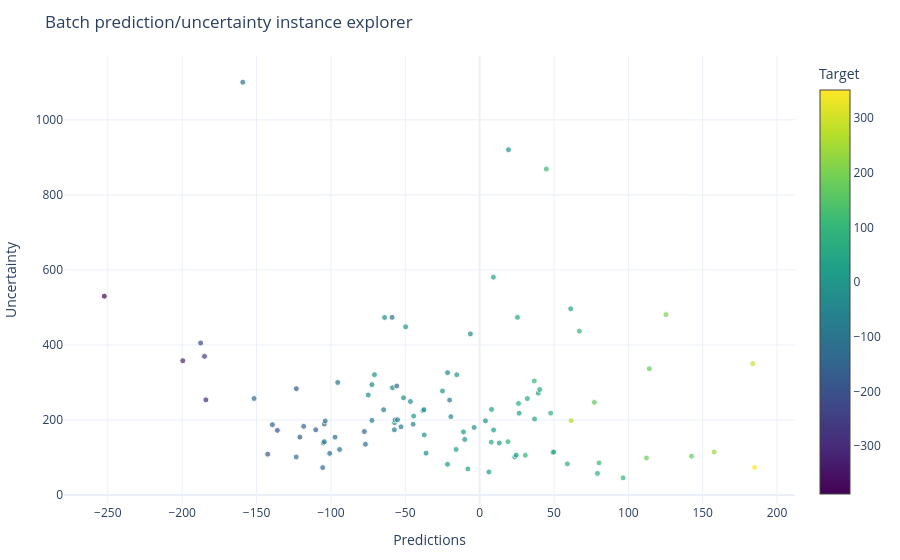

Notebook cell for this chart:
### Markdown cell above
## Section 3: Non-Probabilistic Regression

Without a threshold, CE global regression plots use predictions on the x-axis and uncertainty on the y-axis. When targets are supplied, the target values are represented by marker color.

### Code cell
regression_result = interval_explainer.plot(
    x_query[:120],
    y_query[:120],
    style="plotly.global.instance_explorer",
    task="regression",
    position_precision=2,
    show=True,
)

### Figure 1 — Plotly figure (JSON) as saved in the notebook; plotly's stock layout.template omitted (floating-point values rounded to 4 significant figures)
{"data": [{"hovertemplate": "%{text}<extra></extra>", "marker": {"color": [-387.9, -314.3, -233.4, -253.7, -300.6, -99.09, -137.5, -182.5, -161.1, -193.6, -116.6, -181.1, -179.8, -158.2, -175.6, -120.7, -87.02, -153.3, -77.88, -107.7, -132.2, -119.1, -102.2, -103.1, -151.8, -117.8, -30.8, -41.43, -81.67, -16.43, -78.1, -14.18, -107.6, -47.55, -71.19, -22.37, -79.83, -143.8, -63.26, -88.72, -33.02, -7.414, -26.59, -43.62, 12.46, -52.57, -20.33, -11.39, -35.13, -5.392, 10.8, -46.95, -72.35, -43.74, 25.45, 4.698, 6.796, -12.43, 39.34, -31.38, -15.47, -13.21, 12.69, 67.29, 35.31, 39.28, 30.51, 13.12, 85.15, -10.95, 13.14, 20.97, 50.66, 70.54, 29.94, 102.2, 52.66, 106.9, 50.89, 28.42, 65.19, 107.7, 88.72, 77.48, 56.23, 87.27, 39.96, 263.4, 99.73, 170.0, 83.37, 100.8, 104.9, 184.9, 171.5, 201.1, 174.8, 239.3, 295.9, 351.6], "colorbar": {"title": {"text": "Target"}}, "colorscale": [[0.0, "#440154"], [0.1111, "#482878"], [0.2222, "#3e4989"], [0.3333, "#31688e"], [0.4444, "#26828e"], [0.5556, "#1f9e89"], [0.6667, "#35b779"], [0.7778, "#6ece58"], [0.8889, "#b5de2b"], [1.0, "#fde725"]], "line": {"color": "white", "width": 1}, "showscale": true, "size": [6.0, 6.0, 6.0, 6.0, 6.0, 6.0, 6.0, 6.0, 6.0, 6.0, 6.0, 6.0, 6.0, 6.0, 6.0, 6.0, 6.0, 6.0, 6.0, 6.0, 6.0, 6.0, 6.0, 6.0, 6.0, 6.0, 6.0, 6.0, 6.0, 6.0, 6.0, 6.0, 6.0, 6.0, 6.0, 6.0, 6.0, 6.0, 6.0, 6.0, 6.0, 6.0, 6.0, 6.0, 6.0, 6.0, 6.0, 6.0, 6.0, 6.0, 6.0, 6.0, 6.0, 6.0, 6.0, 6.0, 6.0, 6.0, 6.0, 6.0, 6.0, 6.0, 6.0, 6.0, 6.0, 6.0, 6.0, 6.0, 6.0, 6.0, 6.0, 6.0, 6.0, 6.0, 6.0, 6.0, 6.0, 6.0, 6.0, 6.0, 6.0, 6.0, 6.0, 6.0, 6.0, 6.0, 6.0, 6.0, 6.0, 6.0, 6.0, 6.0, 6.0, 6.0, 6.0, 6.0, 6.0, 6.0, 6.0, 6.0]}, "mode": "markers", "name": "instances", "text": ["Instances: 1<br>Prediction: -252.355<br>Prediction interval: [-487.02, 42.9708]<br>Uncertainty: 529.991<br>Mean target: -387.926", "Instances: 1<br>Prediction: -199.561<br>Prediction interval: [-358.059, -0.0913212]<br>Uncertainty: 357.968<br>Mean target: -314.278", "Instances: 1<br>Prediction: -187.578<br>Prediction interval: [-366.969, 38.1841]<br>Uncertainty: 405.153<br>Mean target: -233.434", "Instances: 1<br>Prediction: -184.971<br>Prediction interval: [-348.664, 21.0373]<br>Uncertainty: 369.702<br>Mean target: -253.739", "Instances: 1<br>Prediction: -184.051<br>Prediction interval: [-296.369, -42.6995]<br>Uncertainty: 253.669<br>Mean target: -300.592", "Instances: 1<br>Prediction: -159.229<br>Prediction interval: [-646.444, 453.93]<br>Uncertainty: 1100.37<br>Mean target: -99.0853", "Instances: 1<br>Prediction: -151.63<br>Prediction interval: [-265.575, -8.23044]<br>Uncertainty: 257.344<br>Mean target: -137.524", "Instances: 1<br>Prediction: -142.476<br>Prediction interval: [-190.735, -81.7416]<br>Uncertainty: 108.993<br>Mean target: -182.538", "Instances: 1<br>Prediction: -139.325<br>Prediction interval: [-222.351, -34.8367]<br>Uncertainty: 187.514<br>Mean target: -161.053", "Instances: 1<br>Prediction: -136.012<br>Prediction interval: [-212.346, -39.9456]<br>Uncertainty: 172.4<br>Mean target: -193.644", "Instances: 1<br>Prediction: -123.319<br>Prediction interval: [-168.215, -66.8169]<br>Uncertainty: 101.398<br>Mean target: -116.625", "Instances: 1<br>Prediction: -123.263<br>Prediction interval: [-248.775, 34.6949]<br>Uncertainty: 283.47<br>Mean target: -181.075", "Instances: 1<br>Prediction: -120.857<br>Prediction interval: [-189.245, -34.7907]<br>Uncertainty: 154.454<br>Mean target: -179.807", "Instances: 1<br>Prediction: -118.282<br>Prediction interval: [-199.354, -16.2538]<br>Uncertainty: 183.1<br>Mean target: -158.224", "Instances: 1<br>Prediction: -110.182<br>Prediction interval: [-187.17, -13.2938]<br>Uncertainty: 173.876<br>Mean target: -175.594", "Instances: 1<br>Prediction: -105.514<br>Prediction interval: [-137.896, -64.7619]<br>Uncertainty: 73.134<br>Mean target: -120.729", "Instances: 1<br>Prediction: -105.072<br>Prediction interval: [-166.463, -27.8104]<br>Uncertainty: 138.653<br>Mean target: -87.015", "Instances: 1<br>Prediction: -104.428<br>Prediction interval: [-188.313, 1.14154]<br>Uncertainty: 189.454<br>Mean target: -153.336", "Instances: 1<br>Prediction: -104.392<br>Prediction interval: [-167.352, -25.1575]<br>Uncertainty: 142.194<br>Mean target: -77.8818", "Instances: 1<br>Prediction: -103.802<br>Prediction interval: [-191.297, 6.31012]<br>Uncertainty: 197.607<br>Mean target: -107.737", "Instances: 1<br>Prediction: -100.773<br>Prediction interval: [-149.931, -38.9075]<br>Uncertainty: 111.023<br>Mean target: -132.153", "Instances: 1<br>Prediction: -97.2284<br>Prediction interval: [-165.544, -11.2541]<br>Uncertainty: 154.289<br>Mean target: -119.085", "Instances: 1<br>Prediction: -95.3867<br>Prediction interval: [-228.262, 71.8359]<br>Uncertainty: 300.097<br>Mean target: -102.24", "Instances: 1<br>Prediction: -94.1414<br>Prediction interval: [-147.91, -26.4734]<br>Uncertainty: 121.437<br>Mean target: -103.109", "Instances: 1<br>Prediction: -77.5053<br>Prediction interval: [-152.466, 16.8321]<br>Uncertainty: 169.298<br>Mean target: -151.817", "Instances: 1<br>Prediction: -76.7734<br>Prediction interval: [-136.71, -1.343]<br>Uncertainty: 135.367<br>Mean target: -117.842", "Instances: 1<br>Prediction: -74.8871<br>Prediction interval: [-192.916, 73.6515]<br>Uncertainty: 266.567<br>Mean target: -30.8041", "Instances: 1<br>Prediction: -72.407<br>Prediction interval: [-202.666, 91.5234]<br>Uncertainty: 294.189<br>Mean target: -41.4271", "Instances: 1<br>Prediction: -72.3892<br>Prediction interval: [-160.477, 38.4684]<br>Uncertainty: 198.945<br>Mean target: -81.6691", "Instances: 1<br>Prediction: -70.6794<br>Prediction interval: [-212.718, 108.075]<br>Uncertainty: 320.793<br>Mean target: -16.4319", "Instances: 1<br>Prediction: -64.5444<br>Prediction interval: [-165.201, 62.1318]<br>Uncertainty: 227.333<br>Mean target: -78.1017", "Instances: 1<br>Prediction: -63.8797<br>Prediction interval: [-273.375, 199.77]<br>Uncertainty: 473.145<br>Mean target: -14.1778", "Instances: 1<br>Prediction: -58.8645<br>Prediction interval: [-268.531, 205]<br>Uncertainty: 473.53<br>Mean target: -107.595", "Instances: 1<br>Prediction: -58.5475<br>Prediction interval: [-185.139, 100.768]<br>Uncertainty: 285.907<br>Mean target: -47.5506", "Instances: 1<br>Prediction: -57.3201<br>Prediction interval: [-134.277, 39.5295]<br>Uncertainty: 173.806<br>Mean target: -71.1874", "Instances: 1<br>Prediction: -57.158<br>Prediction interval: [-142.539, 50.2936]<br>Uncertainty: 192.833<br>Mean target: -22.3652", "Instances: 1<br>Prediction: -56.8331<br>Prediction interval: [-145.607, 54.8885]<br>Uncertainty: 200.496<br>Mean target: -79.8272", "Instances: 1<br>Prediction: -55.7062<br>Prediction interval: [-184.382, 106.231]<br>Uncertainty: 290.613<br>Mean target: -143.751", "Instances: 1<br>Prediction: -55.1597<br>Prediction interval: [-143.939, 56.5692]<br>Uncertainty: 200.509<br>Mean target: -63.2642", "Instances: 1<br>Prediction: -52.8351<br>Prediction interval: [-133.294, 48.4227]<br>Uncertainty: 181.717<br>Mean target: -88.721", "Instances: 1<br>Prediction: -51.1517<br>Prediction interval: [-165.909, 93.2704]<br>Uncertainty: 259.18<br>Mean target: -33.0172", "Instances: 1<br>Prediction: -49.7141<br>Prediction interval: [-248.206, 200.088]<br>Uncertainty: 448.294<br>Mean target: -7.41418", "Instances: 1<br>Prediction: -46.4999<br>Prediction interval: [-156.919, 92.4628]<br>Uncertainty: 249.382<br>Mean target: -26.5947", "Instances: 1<br>Prediction: -44.7051<br>Prediction interval: [-128.279, 60.4728]<br>Uncertainty: 188.752<br>Mean target: -43.6206", "Instances: 1<br>Prediction: -44.3313<br>Prediction interval: [-137.483, 72.8996]<br>Uncertainty: 210.382<br>Mean target: 12.4556", "Instances: 1<br>Prediction: -38.0906<br>Prediction interval: [-137.639, 87.1904]<br>Uncertainty: 224.829<br>Mean target: -52.5685", "Instances: 1<br>Prediction: -37.3711<br>Prediction interval: [-138.157, 89.468]<br>Uncertainty: 227.625<br>Mean target: -20.3298", "Instances: 1<br>Prediction: -37.2456<br>Prediction interval: [-108.169, 52.011]<br>Uncertainty: 160.18<br>Mean target: -11.393", "Instances: 1<br>Prediction: -36.0178<br>Prediction interval: [-85.4577, 26.2022]<br>Uncertainty: 111.66<br>Mean target: -35.125", "Instances: 1<br>Prediction: -24.9463<br>Prediction interval: [-147.745, 129.595]<br>Uncertainty: 277.34<br>Mean target: -5.39158", "Instances: 1<br>Prediction: -21.5846<br>Prediction interval: [-57.9051, 24.1246]<br>Uncertainty: 82.0298<br>Mean target: 10.8042", "Instances: 1<br>Prediction: -21.5366<br>Prediction interval: [-165.91, 160.156]<br>Uncertainty: 326.066<br>Mean target: -46.9517", "Instances: 1<br>Prediction: -20.1489<br>Prediction interval: [-132.235, 120.911]<br>Uncertainty: 253.146<br>Mean target: -72.3459", "Instances: 1<br>Prediction: -19.3251<br>Prediction interval: [-111.836, 97.0997]<br>Uncertainty: 208.936<br>Mean target: -43.7403", "Instances: 1<br>Prediction: -15.8071<br>Prediction interval: [-69.6418, 51.9435]<br>Uncertainty: 121.585<br>Mean target: 25.4479", "Instances: 1<br>Prediction: -15.3373<br>Prediction interval: [-157.275, 163.29]<br>Uncertainty: 320.565<br>Mean target: 4.69763", "Instances: 1<br>Prediction: -10.8451<br>Prediction interval: [-85.3715, 82.946]<br>Uncertainty: 168.317<br>Mean target: 6.79566", "Instances: 1<br>Prediction: -10.01<br>Prediction interval: [-75.7116, 72.6751]<br>Uncertainty: 148.387<br>Mean target: -12.4297", "Instances: 1<br>Prediction: -7.90389<br>Prediction interval: [-38.7497, 30.9155]<br>Uncertainty: 69.6652<br>Mean target: 39.3365", "Instances: 1<br>Prediction: -6.19127<br>Prediction interval: [-196.361, 233.137]<br>Uncertainty: 429.499<br>Mean target: -31.3789", "Instances: 1<br>Prediction: -3.70132<br>Prediction interval: [-83.4835, 96.7042]<br>Uncertainty: 180.188<br>Mean target: -15.4704", "Instances: 1<br>Prediction: 3.9558<br>Prediction interval: [-83.5956, 114.139]<br>Uncertainty: 197.734<br>Mean target: -13.2144", "Instances: 1<br>Prediction: 6.25239<br>Prediction interval: [-20.9948, 40.5429]<br>Uncertainty: 61.5378<br>Mean target: 12.6924", "Instances: 1<br>Prediction: 7.82608<br>Prediction interval: [-54.6199, 86.4141]<br>Uncertainty: 141.034<br>Mean target: 67.2908", "Instances: 1<br>Prediction: 8.04067<br>Prediction interval: [-93.0546, 135.269]<br>Uncertainty: 228.323<br>Mean target: 35.3091", "Instances: 1<br>Prediction: 9.27103<br>Prediction interval: [-247.825, 332.825]<br>Uncertainty: 580.65<br>Mean target: 39.2776", "Instances: 1<br>Prediction: 9.39979<br>Prediction interval: [-67.3389, 105.975]<br>Uncertainty: 173.314<br>Mean target: 30.5129", "Instances: 1<br>Prediction: 13.2427<br>Prediction interval: [-48.1463, 90.5005]<br>Uncertainty: 138.647<br>Mean target: 13.1232", "Instances: 1<br>Prediction: 19.0703<br>Prediction interval: [-43.906, 98.3256]<br>Uncertainty: 142.232<br>Mean target: 85.1462", "Instances: 1<br>Prediction: 19.408<br>Prediction interval: [-388.085, 532.236]<br>Uncertainty: 920.321<br>Mean target: -10.9529", "Instances: 1<br>Prediction: 23.6263<br>Prediction interval: [-21.2851, 80.1471]<br>Uncertainty: 101.432<br>Mean target: 13.1433", "Instances: 1<br>Prediction: 24.6144<br>Prediction interval: [-22.5556, 83.9776]<br>Uncertainty: 106.533<br>Mean target: 20.9749", "Instances: 1<br>Prediction: 25.453<br>Prediction interval: [-184.227, 289.335]<br>Uncertainty: 473.562<br>Mean target: 50.6563", "Instances: 1<br>Prediction: 26.1747<br>Prediction interval: [-81.8964, 162.182]<br>Uncertainty: 244.078<br>Mean target: 70.5361", "Instances: 1<br>Prediction: 26.577<br>Prediction interval: [-69.9843, 148.099]<br>Uncertainty: 218.083<br>Mean target: 29.9439", "Instances: 1<br>Prediction: 30.7407<br>Prediction interval: [-16.2073, 89.8246]<br>Uncertainty: 106.032<br>Mean target: 102.205", "Instances: 1<br>Prediction: 32.0642<br>Prediction interval: [-81.7409, 175.287]<br>Uncertainty: 257.028<br>Mean target: 52.6596", "Instances: 1<br>Prediction: 36.7866<br>Prediction interval: [-97.8552, 206.233]<br>Uncertainty: 304.088<br>Mean target: 106.907", "Instances: 1<br>Prediction: 36.9773<br>Prediction interval: [-52.7446, 149.892]<br>Uncertainty: 202.637<br>Mean target: 50.8869", "Instances: 1<br>Prediction: 39.4704<br>Prediction interval: [-80.8401, 190.881]<br>Uncertainty: 271.721<br>Mean target: 28.4195", "Instances: 1<br>Prediction: 40.4539<br>Prediction interval: [-84.1217, 197.232]<br>Uncertainty: 281.353<br>Mean target: 65.1856", "Instances: 1<br>Prediction: 44.8734<br>Prediction interval: [-339.84, 529.033]<br>Uncertainty: 868.873<br>Mean target: 107.686", "Instances: 1<br>Prediction: 47.7928<br>Prediction interval: [-48.8759, 169.45]<br>Uncertainty: 218.326<br>Mean target: 88.721", "Instances: 1<br>Prediction: 49.3276<br>Prediction interval: [-0.78658, 112.396]<br>Uncertainty: 113.183<br>Mean target: 77.4812", "Instances: 1<br>Prediction: 49.7874<br>Prediction interval: [-0.997701, 113.7]<br>Uncertainty: 114.698<br>Mean target: 56.2339", "Instances: 1<br>Prediction: 59.0113<br>Prediction interval: [22.2252, 105.306]<br>Uncertainty: 83.0811<br>Mean target: 87.2661", "Instances: 1<br>Prediction: 61.2652<br>Prediction interval: [-158.547, 337.898]<br>Uncertainty: 496.445<br>Mean target: 39.9617", "Instances: 1<br>Prediction: 61.5372<br>Prediction interval: [-26.2267, 171.988]<br>Uncertainty: 198.215<br>Mean target: 263.405", "Instances: 1<br>Prediction: 67.0834<br>Prediction interval: [-126.369, 310.542]<br>Uncertainty: 436.911<br>Mean target: 99.7319", "Instances: 1<br>Prediction: 77.1809<br>Prediction interval: [-32.3034, 214.966]<br>Uncertainty: 247.27<br>Mean target: 169.998", "Instances: 1<br>Prediction: 79.2525<br>Prediction interval: [53.7194, 111.386]<br>Uncertainty: 57.6663<br>Mean target: 83.3683", "Instances: 1<br>Prediction: 80.3066<br>Prediction interval: [42.3401, 128.087]<br>Uncertainty: 85.7471<br>Mean target: 100.759", "Instances: 1<br>Prediction: 96.462<br>Prediction interval: [76.156, 122.017]<br>Uncertainty: 45.8609<br>Mean target: 104.908", "Instances: 1<br>Prediction: 112.209<br>Prediction interval: [68.4743, 167.248]<br>Uncertainty: 98.7735<br>Mean target: 184.896", "Instances: 1<br>Prediction: 114.103<br>Prediction interval: [-34.9429, 301.678]<br>Uncertainty: 336.621<br>Mean target: 171.543", "Instances: 1<br>Prediction: 125.3<br>Prediction interval: [-87.6386, 393.282]<br>Uncertainty: 480.92<br>Mean target: 201.106", "Instances: 1<br>Prediction: 142.474<br>Prediction interval: [96.5632, 200.253]<br>Uncertainty: 103.69<br>Mean target: 174.836", "Instances: 1<br>Prediction: 157.724<br>Prediction interval: [106.947, 221.627]<br>Uncertainty: 114.68<br>Mean target: 239.31", "Instances: 1<br>Prediction: 183.706<br>Prediction interval: [28.6917, 378.792]<br>Uncertainty: 350.1<br>Mean target: 295.92", "Instances: 1<br>Prediction: 184.973<br>Prediction interval: [152.344, 226.036]<br>Uncertainty: 73.6922<br>Mean target: 351.626"], "type": "scatter", "x": [-252.3, -199.6, -187.6, -185.0, -184.1, -159.2, -151.6, -142.5, -139.3, -136.0, -123.3, -123.3, -120.9, -118.3, -110.2, -105.5, -105.1, -104.4, -104.4, -103.8, -100.8, -97.23, -95.39, -94.14, -77.51, -76.77, -74.89, -72.41, -72.39, -70.68, -64.54, -63.88, -58.86, -58.55, -57.32, -57.16, -56.83, -55.71, -55.16, -52.84, -51.15, -49.71, -46.5, -44.71, -44.33, -38.09, -37.37, -37.25, -36.02, -24.95, -21.58, -21.54, -20.15, -19.33, -15.81, -15.34, -10.85, -10.01, -7.9, -6.19, -3.7, 3.96, 6.25, 7.83, 8.04, 9.27, 9.4, 13.24, 19.07, 19.41, 23.63, 24.61, 25.45, 26.17, 26.58, 30.74, 32.06, 36.79, 36.98, 39.47, 40.45, 44.87, 47.79, 49.33, 49.79, 59.01, 61.27, 61.54, 67.08, 77.18, 79.25, 80.31, 96.46, 112.2, 114.1, 125.3, 142.5, 157.7, 183.7, 185.0], "y": [530.0, 358.0, 405.1, 369.7, 253.7, 1100.0, 257.3, 109.0, 187.5, 172.4, 101.4, 283.5, 154.4, 183.1, 173.9, 73.13, 138.7, 189.4, 142.2, 197.6, 111.0, 154.3, 300.1, 121.4, 169.3, 135.4, 266.6, 294.2, 198.9, 320.8, 227.3, 473.1, 473.5, 285.9, 173.8, 192.8, 200.5, 290.6, 200.5, 181.7, 259.2, 448.3, 249.4, 188.8, 210.4, 224.8, 227.6, 160.2, 111.7, 277.3, 82.03, 326.1, 253.2, 208.9, 121.6, 320.6, 168.3, 148.4, 69.67, 429.5, 180.2, 197.7, 61.54, 141.0, 228.3, 580.6, 173.3, 138.7, 142.2, 920.3, 101.4, 106.5, 473.6, 244.1, 218.1, 106.0, 257.0, 304.1, 202.6, 271.7, 281.4, 868.9, 218.3, 113.2, 114.7, 83.08, 496.4, 198.2, 436.9, 247.3, 57.67, 85.75, 45.86, 98.77, 336.6, 480.9, 103.7, 114.7, 350.1, 73.69]}], "layout": {"margin": {"b": 56, "l": 64, "r": 24, "t": 56}, "title": {"text": "Batch prediction/uncertainty instance explorer"}, "xaxis": {"title": {"text": "Predictions"}}, "yaxis": {"title": {"text": "Uncertainty"}}}}
